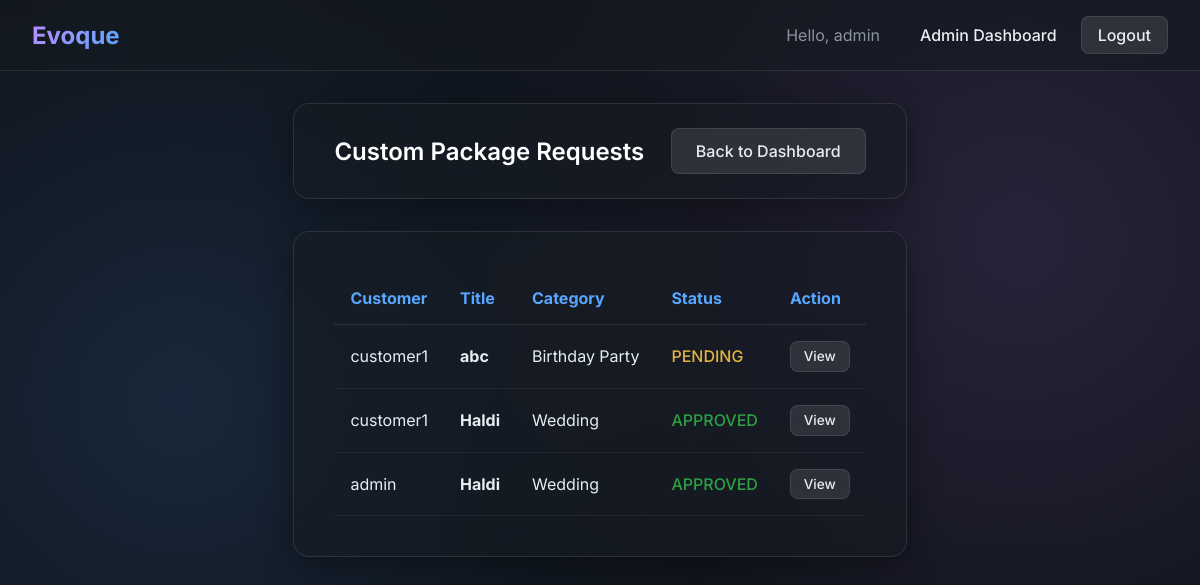
Page /admin-panel/custom-requests/ (signed in) on the earlier database version.
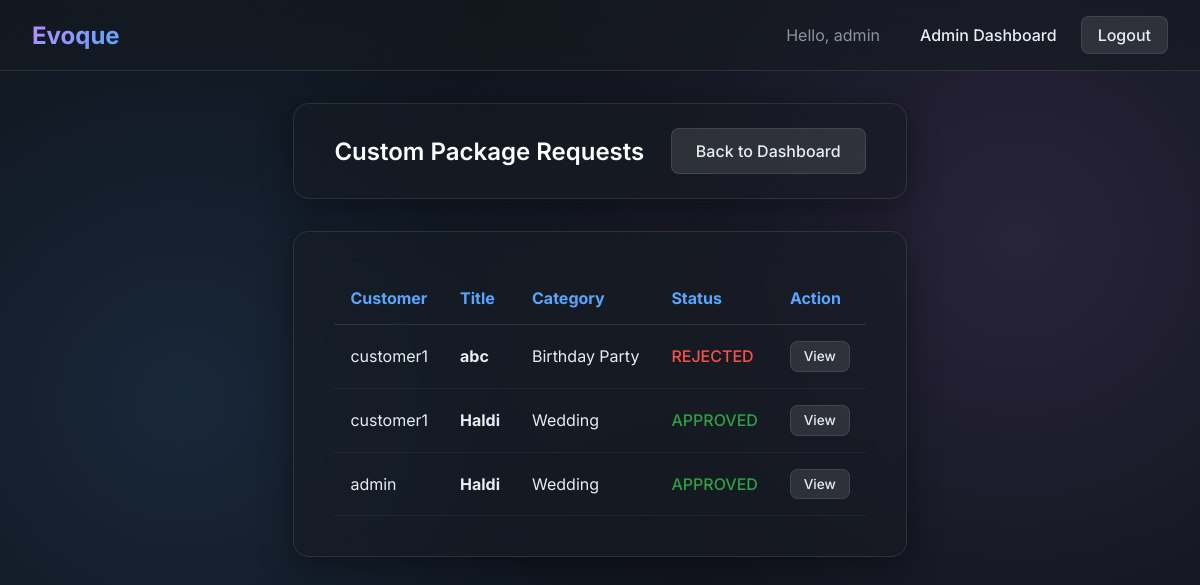
Same page on the later database version.
### core/models.py (models this page shows, shortened)
class CustomPackage(models.Model):
    customer=models.ForeignKey(
        User,
        on_delete=models.CASCADE,
        related_name= 'customRequests'
    )
    category=models.ForeignKey(
        Category,
        on_delete= models.CASCADE
    )
    title=models.CharField(max_length=100)
    description=models.TextField()
    expectedBudget=models.DecimalField(
        max_digits=10,
        decimal_places=2,
        null=True, blank=True
    )
    STATUS_CHOICES=(
        ('PENDING', 'Pending'),
        ('APPROVED', 'Approved'),
        ('REJECTED', 'Rejected'),
    )
    status=models.CharField(
        max_length=20,
        choices=STATUS_CHOICES,
        default='PENDING'
    )
    createdAt=models.DateTimeField(auto_now_add=True)

class Category(models.Model):
    name = models.CharField(max_length=100, unique=True)
    description = models.TextField(blank=True, null=True)
    status = models.BooleanField(default=True)

### core/views.py (the view)
# urls.py: path('admin-panel/custom-requests/', views.adminCustomRequests, name='adminCustomRequests'),
@login_required
def adminCustomRequests(request):
    profile = UserProfile.objects.get(user=request.user)
    if profile.role != 'ADMIN':
        return redirect('login')
    requests = CustomPackage.objects.select_related('customer', 'category').all().order_by('-createdAt')
    return render(
        request,
        'adminCustomRequests.html',
        {'requests': requests}
    )

### core/templates/adminCustomRequests.html (shortened to what this page needs)
{% extends 'base.html' %}
{% block content %}
<div class="glass-panel" style="margin-bottom: 2rem; padding: 1.5rem 2.5rem; display: flex; justify-content: space-between; align-items: center;">
    <h2 style="margin: 0;">Custom Package Requests</h2>
    <a href="{% url 'adminDashboard' %}" class="btn btn-secondary">Back to Dashboard</a>
</div>
<div class="glass-panel" style="overflow-x: auto;">
    {% if requests %}
    <table style="width: 100%; border-collapse: collapse; text-align: left;">
        <thead>
            <tr style="border-bottom: 1px solid var(--glass-border);">
                <th style="padding: 1rem; color: var(--primary-accent);">Customer</th>
                <th style="padding: 1rem; color: var(--primary-accent);">Title</th>
                <th style="padding: 1rem; color: var(--primary-accent);">Category</th>
                <th style="padding: 1rem; color: var(--primary-accent);">Status</th>
                <th style="padding: 1rem; color: var(--primary-accent);">Action</th>
            </tr>
        </thead>
        <tbody>
            {% for r in requests %}
            <tr style="border-bottom: 1px solid rgba(255,255,255,0.05); transition: background 0.2s;">
                <td style="padding: 1rem;">{{ r.customer.username }}</td>
                <td style="padding: 1rem;"><strong>{{ r.title }}</strong></td>
                <td style="padding: 1rem;">{{ r.category.name }}</td>
                <td style="padding: 1rem;">
                    <span style="font-weight: 500;
                        {% if r.status == 'APPROVED' %}color: var(--success);
                        {% elif r.status == 'PENDING' %}color: #e3b341;
                        {% elif r.status == 'REJECTED' %}color: var(--danger);
                        {% endif %}">
                        {{ r.status }}
                    </span>
                </td>
                <td style="padding: 1rem;">
                    <a href="{% url 'adminCustomRequestDetail' r.id %}" class="btn btn-secondary" style="padding: 0.4rem 0.8rem; font-size: 0.85rem;">View</a>
                </td>
            </tr>
            {% endfor %}
        </tbody>
    </table>
    {% else %}
    <div style="text-align: center; padding: 2rem;">
        <p>No custom requests yet.</p>
    </div>
    {% endif %}
</div>
{% endblock %}

Differences in the rows shown:
changed CustomPackage "abc": status "PENDING" → "REJECTED"
